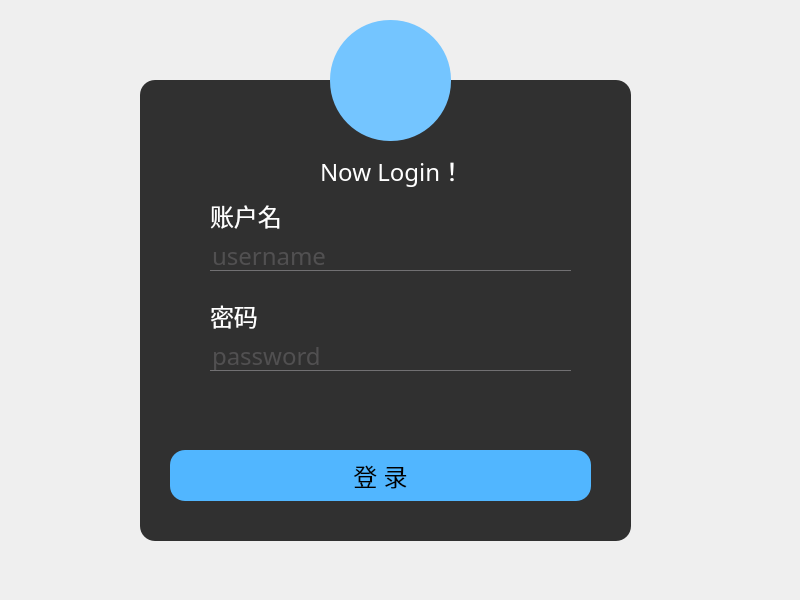
<?xml version="1.0" encoding="UTF-8"?>
<ui version="4.0">
 <class>MainWindow</class>
 <widget class="QMainWindow" name="MainWindow">
  <property name="geometry">
   <rect>
    <x>0</x>
    <y>0</y>
    <width>800</width>
    <height>600</height>
   </rect>
  </property>
  <property name="font">
   <font>
    <family>Century Gothic</family>
    <pointsize>-1</pointsize>
   </font>
  </property>
  <property name="windowTitle">
   <string>浙商大招待所</string>
  </property>
  <property name="windowIcon">
   <iconset>
    <normaloff>../../../../../../pictures/酒店.png</normaloff>../../../../../../pictures/酒店.png</iconset>
  </property>
  <property name="styleSheet">
   <string notr="true">
*{
font-size:24px;
font-family:Century Gothic;
}
QFrame{
background:rgba(0,0,0,0.8);
border-radius:15px;
}
#centralwidget{
border-image:url(D:/pictures/login4.jpg) strectch；
}

#toolButton{
background:red;
border-radius:60px;
}
QLabel{
color:white;
background:transparent;
}
QPushButton{
background:red;;
border-radius:15px;
}
QPushButton:hover{
background:#333;
border-radius:15px;
background:#49ebff;
}
QLineEdit{
background:transparent;
border:none;
color:#717072;
border-bottom:1px solid #717072;
}</string>
  </property>
  <widget class="QWidget" name="centralwidget">
   <property name="font">
    <font>
     <family>Century Gothic</family>
     <pointsize>-1</pointsize>
    </font>
   </property>
   <property name="focusPolicy">
    <enum>Qt::WheelFocus</enum>
   </property>
   <property name="contextMenuPolicy">
    <enum>Qt::DefaultContextMenu</enum>
   </property>
   <widget class="QFrame" name="frame">
    <property name="geometry">
     <rect>
      <x>140</x>
      <y>80</y>
      <width>491</width>
      <height>461</height>
     </rect>
    </property>
    <property name="font">
     <font>
      <family>Century Gothic</family>
      <pointsize>-1</pointsize>
     </font>
    </property>
    <property name="frameShape">
     <enum>QFrame::StyledPanel</enum>
    </property>
    <property name="frameShadow">
     <enum>QFrame::Raised</enum>
    </property>
    <widget class="QLabel" name="label">
     <property name="geometry">
      <rect>
       <x>180</x>
       <y>70</y>
       <width>151</width>
       <height>41</height>
      </rect>
     </property>
     <property name="font">
      <font>
       <family>Century Gothic</family>
       <pointsize>-1</pointsize>
      </font>
     </property>
     <property name="text">
      <string>Now Login！</string>
     </property>
    </widget>
    <widget class="QLineEdit" name="lineEdit_user">
     <property name="geometry">
      <rect>
       <x>70</x>
       <y>160</y>
       <width>361</width>
       <height>31</height>
      </rect>
     </property>
     <property name="text">
      <string/>
     </property>
     <property name="placeholderText">
      <string>username</string>
     </property>
    </widget>
    <widget class="QLineEdit" name="lineEdit_password">
     <property name="geometry">
      <rect>
       <x>70</x>
       <y>260</y>
       <width>361</width>
       <height>31</height>
      </rect>
     </property>
     <property name="font">
      <font>
       <family>Century Gothic</family>
       <pointsize>-1</pointsize>
      </font>
     </property>
     <property name="contextMenuPolicy">
      <enum>Qt::DefaultContextMenu</enum>
     </property>
     <property name="locale">
      <locale language="Chinese" country="China"/>
     </property>
     <property name="text">
      <string/>
     </property>
     <property name="echoMode">
      <enum>QLineEdit::Password</enum>
     </property>
     <property name="placeholderText">
      <string>password</string>
     </property>
    </widget>
    <widget class="QPushButton" name="pushButton">
     <property name="geometry">
      <rect>
       <x>30</x>
       <y>370</y>
       <width>421</width>
       <height>51</height>
      </rect>
     </property>
     <property name="palette">
      <palette>
       <active>
        <colorrole role="Button">
         <brush brushstyle="SolidPattern">
          <color alpha="255">
           <red>81</red>
           <green>182</green>
           <blue>255</blue>
          </color>
         </brush>
        </colorrole>
        <colorrole role="Base">
         <brush brushstyle="SolidPattern">
          <color alpha="255">
           <red>81</red>
           <green>182</green>
           <blue>255</blue>
          </color>
         </brush>
        </colorrole>
        <colorrole role="Window">
         <brush brushstyle="SolidPattern">
          <color alpha="255">
           <red>81</red>
           <green>182</green>
           <blue>255</blue>
          </color>
         </brush>
        </colorrole>
       </active>
       <inactive>
        <colorrole role="Button">
         <brush brushstyle="SolidPattern">
          <color alpha="255">
           <red>81</red>
           <green>182</green>
           <blue>255</blue>
          </color>
         </brush>
        </colorrole>
        <colorrole role="Base">
         <brush brushstyle="SolidPattern">
          <color alpha="255">
           <red>81</red>
           <green>182</green>
           <blue>255</blue>
          </color>
         </brush>
        </colorrole>
        <colorrole role="Window">
         <brush brushstyle="SolidPattern">
          <color alpha="255">
           <red>81</red>
           <green>182</green>
           <blue>255</blue>
          </color>
         </brush>
        </colorrole>
       </inactive>
       <disabled>
        <colorrole role="Button">
         <brush brushstyle="SolidPattern">
          <color alpha="255">
           <red>81</red>
           <green>182</green>
           <blue>255</blue>
          </color>
         </brush>
        </colorrole>
        <colorrole role="Base">
         <brush brushstyle="SolidPattern">
          <color alpha="255">
           <red>81</red>
           <green>182</green>
           <blue>255</blue>
          </color>
         </brush>
        </colorrole>
        <colorrole role="Window">
         <brush brushstyle="SolidPattern">
          <color alpha="255">
           <red>81</red>
           <green>182</green>
           <blue>255</blue>
          </color>
         </brush>
        </colorrole>
       </disabled>
      </palette>
     </property>
     <property name="styleSheet">
      <string notr="true">background-color: rgb(81, 182, 255);
QPalette pal = startBtn.palette(); 
pal.setColor(QPalette::ButtonText, Qt::red);
startBtn.setPalette(pal); 
startBtn.setStyleSheet(&quot;background-color:green&quot;); </string>
     </property>
     <property name="text">
      <string>登 录</string>
     </property>
    </widget>
    <widget class="QLabel" name="label_2">
     <property name="geometry">
      <rect>
       <x>70</x>
       <y>120</y>
       <width>121</width>
       <height>31</height>
      </rect>
     </property>
     <property name="font">
      <font>
       <family>Century Gothic</family>
       <pointsize>-1</pointsize>
      </font>
     </property>
     <property name="text">
      <string>账户名</string>
     </property>
    </widget>
    <widget class="QLabel" name="label_3">
     <property name="geometry">
      <rect>
       <x>70</x>
       <y>220</y>
       <width>121</width>
       <height>31</height>
      </rect>
     </property>
     <property name="text">
      <string>密码</string>
     </property>
    </widget>
   </widget>
   <widget class="QToolButton" name="toolButton">
    <property name="geometry">
     <rect>
      <x>330</x>
      <y>20</y>
      <width>121</width>
      <height>121</height>
     </rect>
    </property>
    <property name="palette">
     <palette>
      <active>
       <colorrole role="Button">
        <brush brushstyle="SolidPattern">
         <color alpha="255">
          <red>116</red>
          <green>197</green>
          <blue>255</blue>
         </color>
        </brush>
       </colorrole>
       <colorrole role="Base">
        <brush brushstyle="SolidPattern">
         <color alpha="255">
          <red>116</red>
          <green>197</green>
          <blue>255</blue>
         </color>
        </brush>
       </colorrole>
       <colorrole role="Window">
        <brush brushstyle="SolidPattern">
         <color alpha="255">
          <red>116</red>
          <green>197</green>
          <blue>255</blue>
         </color>
        </brush>
       </colorrole>
      </active>
      <inactive>
       <colorrole role="Button">
        <brush brushstyle="SolidPattern">
         <color alpha="255">
          <red>116</red>
          <green>197</green>
          <blue>255</blue>
         </color>
        </brush>
       </colorrole>
       <colorrole role="Base">
        <brush brushstyle="SolidPattern">
         <color alpha="255">
          <red>116</red>
          <green>197</green>
          <blue>255</blue>
         </color>
        </brush>
       </colorrole>
       <colorrole role="Window">
        <brush brushstyle="SolidPattern">
         <color alpha="255">
          <red>116</red>
          <green>197</green>
          <blue>255</blue>
         </color>
        </brush>
       </colorrole>
      </inactive>
      <disabled>
       <colorrole role="Button">
        <brush brushstyle="SolidPattern">
         <color alpha="255">
          <red>116</red>
          <green>197</green>
          <blue>255</blue>
         </color>
        </brush>
       </colorrole>
       <colorrole role="Base">
        <brush brushstyle="SolidPattern">
         <color alpha="255">
          <red>116</red>
          <green>197</green>
          <blue>255</blue>
         </color>
        </brush>
       </colorrole>
       <colorrole role="Window">
        <brush brushstyle="SolidPattern">
         <color alpha="255">
          <red>116</red>
          <green>197</green>
          <blue>255</blue>
         </color>
        </brush>
       </colorrole>
      </disabled>
     </palette>
    </property>
    <property name="styleSheet">
     <string notr="true">background-color: rgb(116, 197, 255);</string>
    </property>
    <property name="locale">
     <locale language="Chinese" country="China"/>
    </property>
    <property name="text">
     <string/>
    </property>
    <property name="icon">
     <iconset>
      <normaloff>../../../../../../pictures/院徽.png</normaloff>../../../../../../pictures/院徽.png</iconset>
    </property>
    <property name="iconSize">
     <size>
      <width>150</width>
      <height>150</height>
     </size>
    </property>
   </widget>
  </widget>
 </widget>
 <resources/>
 <connections/>
</ui>
